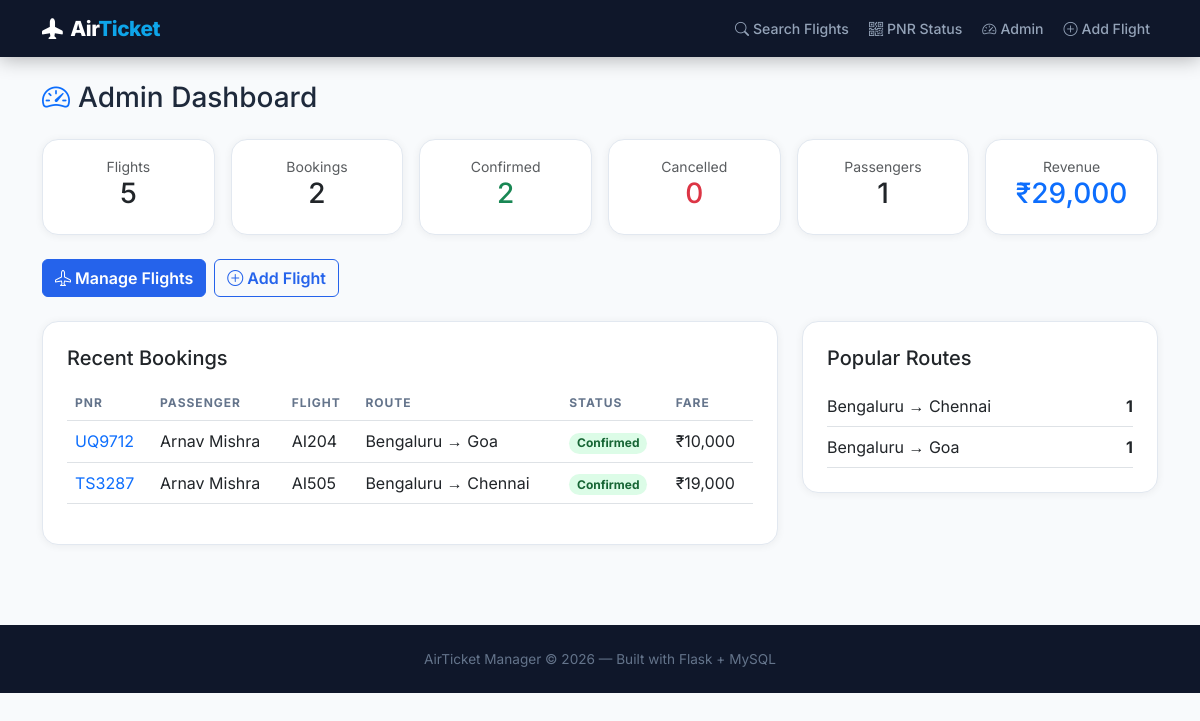
The page /admin on the database its author committed.
### tables this page shows
CREATE TABLE bookings (
    id INTEGER PRIMARY KEY AUTOINCREMENT,
    pnr TEXT NOT NULL UNIQUE,
    flight_id INTEGER NOT NULL,
    passenger_id INTEGER NOT NULL,
    seat_class TEXT DEFAULT 'economy',
    seat_number TEXT,
    total_fare REAL NOT NULL,
    status TEXT DEFAULT 'confirmed',
    booked_at TEXT DEFAULT (datetime('now')),

    FOREIGN KEY (flight_id) REFERENCES flights(id),
    FOREIGN KEY (passenger_id) REFERENCES passengers(id)
);

CREATE TABLE passengers (
    id INTEGER PRIMARY KEY AUTOINCREMENT,
    full_name TEXT NOT NULL,
    email TEXT NOT NULL UNIQUE,
    phone TEXT NOT NULL,
    passport_no TEXT,
    created_at TEXT DEFAULT (datetime('now'))
);

CREATE TABLE flights (
    id INTEGER PRIMARY KEY AUTOINCREMENT,
    flight_number TEXT NOT NULL,
    airline_id INTEGER NOT NULL,
    origin_id INTEGER NOT NULL,
    destination_id INTEGER NOT NULL,
    departure_time TEXT NOT NULL,
    arrival_time TEXT NOT NULL,
    total_seats INTEGER NOT NULL DEFAULT 180,
    available_seats INTEGER NOT NULL DEFAULT 180,
    price_economy REAL NOT NULL,
    price_business REAL NOT NULL,
    status TEXT DEFAULT 'scheduled',

    FOREIGN KEY (airline_id) REFERENCES airlines(id),
    FOREIGN KEY (origin_id) REFERENCES airports(id),
    FOREIGN KEY (destination_id) REFERENCES airports(id)
);

CREATE TABLE airports (
    id INTEGER PRIMARY KEY AUTOINCREMENT,
    iata_code TEXT NOT NULL UNIQUE,
    name TEXT NOT NULL,
    city TEXT NOT NULL,
    country TEXT NOT NULL
);

### app.py (the view)
@app.route("/admin")
def admin():
    stats = {
        "total_flights":   query("SELECT COUNT(*) AS c FROM flights",   fetchone=True)["c"],
        "total_bookings":  query("SELECT COUNT(*) AS c FROM bookings",  fetchone=True)["c"],
        "confirmed":       query("SELECT COUNT(*) AS c FROM bookings WHERE status='confirmed'", fetchone=True)["c"],
        "cancelled":       query("SELECT COUNT(*) AS c FROM bookings WHERE status='cancelled'",fetchone=True)["c"],
        "total_revenue":   query("SELECT COALESCE(SUM(total_fare),0) AS r FROM bookings WHERE status='confirmed'", fetchone=True)["r"],
        "total_passengers":query("SELECT COUNT(*) AS c FROM passengers", fetchone=True)["c"],
    }
    recent_bookings = query("""
        SELECT b.pnr, b.status, b.total_fare, b.seat_class, b.booked_at,
               p.full_name, f.flight_number,
               orig.city AS origin_city, dest.city AS dest_city
        FROM bookings b
        JOIN passengers p  ON b.passenger_id = p.id
        JOIN flights f     ON b.flight_id    = f.id
        JOIN airports orig ON f.origin_id    = orig.id
        JOIN airports dest ON f.destination_id=dest.id
        ORDER BY b.booked_at DESC LIMIT 10
    """, fetchall=True)
    popular_routes = query("""
        SELECT orig.city AS origin, dest.city AS destination,
               COUNT(*) AS bookings
        FROM bookings b
        JOIN flights f     ON b.flight_id    = f.id
        JOIN airports orig ON f.origin_id    = orig.id
        JOIN airports dest ON f.destination_id=dest.id
        WHERE b.status = 'confirmed'
        GROUP BY origin, destination
        ORDER BY bookings DESC LIMIT 5
    """, fetchall=True)
    return render_template("admin.html", stats=stats,
                           recent_bookings=recent_bookings,
                           popular_routes=popular_routes)

### app.py (called while the page is built)
def parse_datetime(value):
    if not value or isinstance(value, datetime):
        return value
    for fmt in ("%Y-%m-%d %H:%M", "%Y-%m-%d %H:%M:%S", "%Y-%m-%dT%H:%M"):
        try:
            return datetime.strptime(value, fmt)
        except ValueError:
            pass
    return value

def row_to_dict(row):
    if row is None:
        return None
    data = dict(row)
    for field in ("departure_time", "arrival_time", "booked_at", "created_at"):
        if field in data:
            data[field] = parse_datetime(data[field])
    return data

def query(sql, params=(), fetchone=False, fetchall=False, commit=False):
    conn = sqlite3.connect(DB_PATH)
    conn.row_factory = sqlite3.Row
    try:
        cur = conn.cursor()
        cur.execute(sql, params)
        if commit:
            conn.commit()
            return cur.lastrowid
        if fetchone:
            return row_to_dict(cur.fetchone())
        if fetchall:
            return [row_to_dict(row) for row in cur.fetchall()]
        return None
    finally:
        conn.close()

### templates/admin.html (shortened to what this page needs)
{% extends "base.html" %}
{% block content %}
<div class="container mt-4">
  <h3 class="fw-800 mb-4">
    <i class="bi bi-speedometer2 me-2 text-primary"></i>Admin Dashboard
  </h3>
  <div class="row g-3 mb-4">
    <div class="col-md-2">
      <div class="card p-3 text-center">
        <div class="text-muted small">Flights</div>
        <h3 class="fw-800">{{ stats.total_flights }}</h3>
      </div>
    </div>
    <div class="col-md-2">
      <div class="card p-3 text-center">
        <div class="text-muted small">Bookings</div>
        <h3 class="fw-800">{{ stats.total_bookings }}</h3>
      </div>
    </div>
    <div class="col-md-2">
      <div class="card p-3 text-center">
        <div class="text-muted small">Confirmed</div>
        <h3 class="fw-800 text-success">{{ stats.confirmed }}</h3>
      </div>
    </div>
    <div class="col-md-2">
      <div class="card p-3 text-center">
        <div class="text-muted small">Cancelled</div>
        <h3 class="fw-800 text-danger">{{ stats.cancelled }}</h3>
      </div>
    </div>
    <div class="col-md-2">
      <div class="card p-3 text-center">
        <div class="text-muted small">Passengers</div>
        <h3 class="fw-800">{{ stats.total_passengers }}</h3>
      </div>
    </div>
    <div class="col-md-2">
      <div class="card p-3 text-center">
        <div class="text-muted small">Revenue</div>
        <h3 class="fw-800 text-primary">₹{{ "{:,.0f}".format(stats.total_revenue) }}</h3>
      </div>
    </div>
  </div>
  <div class="d-flex gap-2 mb-4">
    <a href="/admin/flights" class="btn btn-primary">
      <i class="bi bi-airplane me-1"></i>Manage Flights
    </a>
    <a href="/admin/flights/add" class="btn btn-outline-primary">
      <i class="bi bi-plus-circle me-1"></i>Add Flight
    </a>
  </div>
  <div class="row g-4">
    <div class="col-md-8">
      <div class="card p-4">
        <h5 class="fw-800 mb-3">Recent Bookings</h5>
        <div class="table-responsive">
          <table class="table table-hover align-middle">
            <thead>
              <tr>
                <th>PNR</th>
                <th>Passenger</th>
                <th>Flight</th>
                <th>Route</th>
                <th>Status</th>
                <th>Fare</th>
              </tr>
            </thead>
            <tbody>
              {% for b in recent_bookings %}
              <tr>
                <td class="fw-700 text-primary">{{ b.pnr }}</td>
                <td>{{ b.full_name }}</td>
                <td>{{ b.flight_number }}</td>
                <td>{{ b.origin_city }} → {{ b.dest_city }}</td>
                <td>
                  <span class="badge status-{{ b.status }} rounded-pill">
                    {{ b.status.title() }}
                  </span>
                </td>
                <td>₹{{ "{:,.0f}".format(b.total_fare) }}</td>
              </tr>
              {% else %}
              <tr>
                <td colspan="6" class="text-center text-muted py-4">
                  No bookings yet.
                </td>
              </tr>
              {% endfor %}
            </tbody>
          </table>
        </div>
      </div>
    </div>
    <div class="col-md-4">
      <div class="card p-4">
        <h5 class="fw-800 mb-3">Popular Routes</h5>
        {% for r in popular_routes %}
        <div class="d-flex justify-content-between border-bottom py-2">
          <span>{{ r.origin }} → {{ r.destination }}</span>
          <strong>{{ r.bookings }}</strong>
        </div>
        {% else %}
        <p class="text-muted mb-0">No route data yet.</p>
        {% endfor %}
      </div>
    </div>
  </div>
</div>
{% endblock %}

### templates/base.html (shortened to what this page needs)
<!DOCTYPE html>
<html lang="en">
<head>
<link href="https://cdn.jsdelivr.net/npm/bootstrap@5.3.0/dist/css/bootstrap.min.css" rel="stylesheet">
<link href="https://cdn.jsdelivr.net/npm/bootstrap-icons@1.11.0/font/bootstrap-icons.css" rel="stylesheet">
</head>
<body>
<nav class="navbar navbar-expand-lg navbar-dark">
  <div class="container">
    <a class="navbar-brand" href="/"><i class="bi bi-airplane-fill me-2"></i>Air<span>Ticket</span></a>
    <div class="collapse navbar-collapse" id="nav">
      <ul class="navbar-nav ms-auto gap-1">
        <li class="nav-item"><a class="nav-link" href="/"><i class="bi bi-search me-1"></i>Search Flights</a></li>
        <li class="nav-item"><a class="nav-link" href="/status"><i class="bi bi-qr-code me-1"></i>PNR Status</a></li>
        <li class="nav-item"><a class="nav-link" href="/admin"><i class="bi bi-speedometer2 me-1"></i>Admin</a></li>
        <li class="nav-item"><a class="nav-link" href="/admin/flights/add"><i class="bi bi-plus-circle me-1"></i>Add Flight</a></li>
      </ul>
    </div>
  </div>
</nav>
{% block content %}{% endblock %}
<footer>
  <div class="container text-center">
    <p class="mb-0">AirTicket Manager &copy; 2026 &mdash; Built with Flask + MySQL</p>
  </div>
</footer>
</body>
</html>

### templates/base.html (style rules this page uses)
* { font-family: 'Inter', sans-serif; }
:root { --primary: #2563eb; --primary-dark: #1d4ed8; --accent: #0ea5e9; --dark: #0f172a; --surface: #f8fafc; --card: #ffffff; }
body { background: var(--surface); color: #1e293b; }
.navbar { background: var(--dark) !important; box-shadow: 0 2px 20px rgba(0,0,0,0.3); }
.navbar-brand { font-weight: 800; font-size: 1.3rem; color: #fff !important; letter-spacing: -0.5px; }
.navbar-brand span { color: var(--accent); }
.nav-link { color: #94a3b8 !important; font-size: 0.88rem; font-weight: 500; transition: color 0.2s; }
.card { border: 1px solid #e2e8f0; border-radius: 16px; box-shadow: 0 1px 8px rgba(0,0,0,0.06); }
.btn-primary { background: var(--primary); border-color: var(--primary); font-weight: 600; }
.btn-outline-primary { border-color: var(--primary); color: var(--primary); font-weight: 600; }
.status-confirmed { background: #dcfce7; color: #166534; }
.table th { font-size: 0.75rem; font-weight: 700; text-transform: uppercase; letter-spacing: 1px; color: #64748b; }
footer { background: var(--dark); color: #64748b; padding: 24px 0; margin-top: 80px; font-size: 0.85rem; }

### rows shown on the page
bookings: pnr "UQ9712", full_name "Arnav Mishra", flight_number "AI204", origin_city "Bengaluru", dest_city "Goa", status "Confirmed", total_fare "10,000"
bookings: pnr "TS3287", full_name "Arnav Mishra", flight_number "AI505", origin_city "Bengaluru", dest_city "Chennai", status "Confirmed", total_fare "19,000"

### other values the page prints
{{ stats.total_flights }} "5"
{{ stats.total_bookings }} "2"
{{ stats.confirmed }} "2"
{{ stats.cancelled }} "0"
{{ stats.total_passengers }} "1"
{{ "{:,.0f}".format(stats.total_revenue) }} "29,000"
{{ r.origin }} "Bengaluru" "Bengaluru"
{{ r.destination }} "Chennai" "Goa"
{{ r.bookings }} "1" "1"
